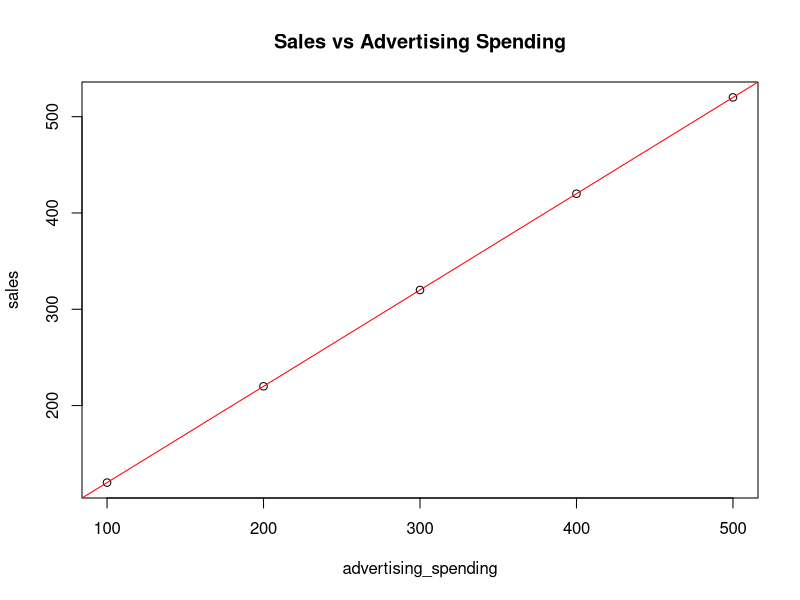
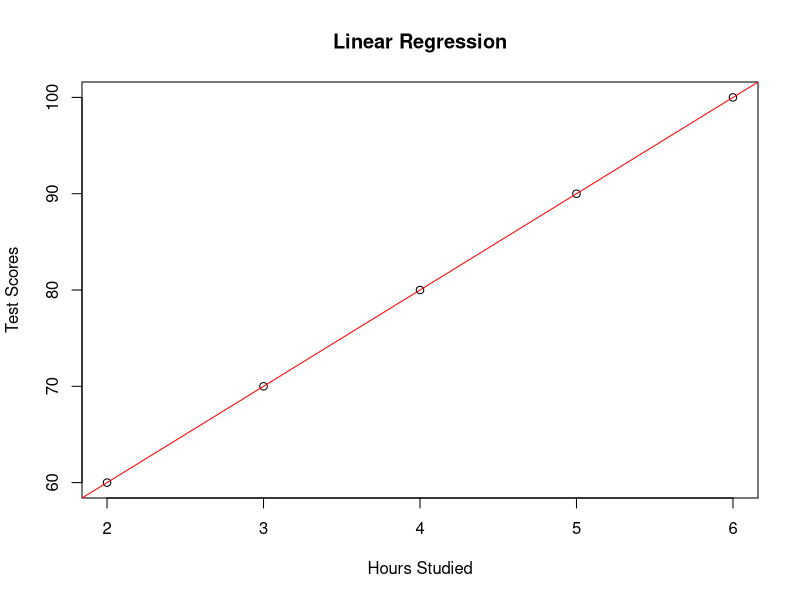
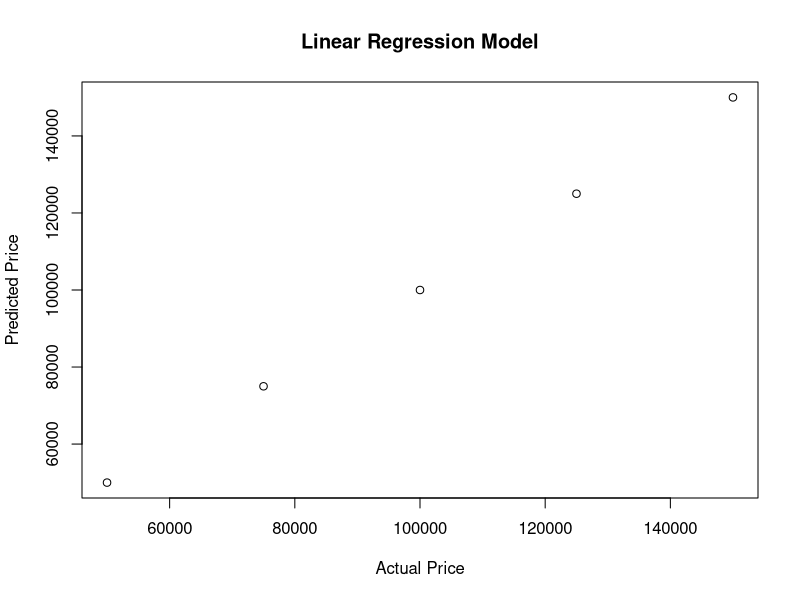

These figures' R source, in order:
sales_data <- data.frame(
    advertising_spending = c(100, 200, 300, 400, 500),
    sales = c(120, 220, 320, 420, 520)
)
sales_data
model <- lm(sales ~ advertising_spending, data = sales_data)
summary(model)
plot(sales ~ advertising_spending, data = sales_data, main = "Sales vs Advertising Spending")
abline(model, col = "red")
scorecard <- data.frame(
    hours_studied = c(2, 3, 4, 5, 6),
    test_scores = c(60, 70, 80, 90, 100)
)
print(scorecard)
model <- lm(test_scores ~ hours_studied, data = scorecard)
summary(model)
plot(scorecard$hours_studied, scorecard$test_scores, main = "Linear Regression", xlab = "Hours Studied", ylab = "Test Scores")
abline(model, col = "red")
house_prices <- data.frame(
    size = c(1000, 1500, 2000, 2500, 3000),
    age = c(10, 5, 20, 15, 25),
    rooms = c(3, 4, 5, 6, 7),
    location = c("urban", "suburban", "rural", "suburban", "urban"),
    price = c(50000, 75000, 100000, 125000, 150000)
)
model <- lm(price ~ size + age + rooms + location, data = house_prices)
summary(model)
plot(house_prices$price, predict(model), xlab = "Actual Price", ylab = "Predicted Price", main = "Linear Regression Model")
